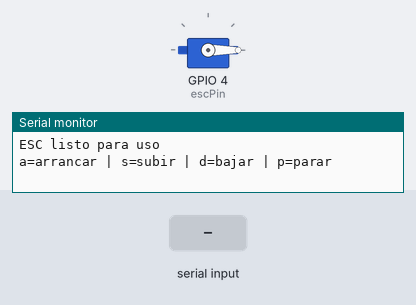
The sketch below on a simulated ESP32-C3. Shown: servo, the last lines printed to the serial monitor. The test bench sets the inputs (shaded band).

Above: at 15.2 s.
15.3 s: "a" received over Serial
At 15.7 s:
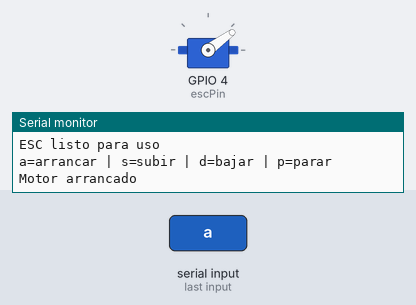
16.8 s: "s" received over Serial
At 18.0 s:
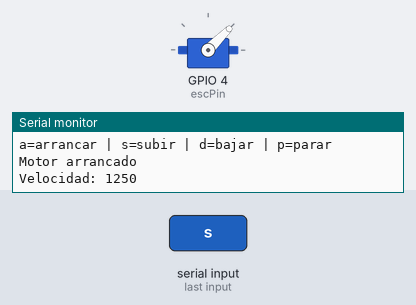
18.3 s: "d" received over Serial
At 19.1 s:
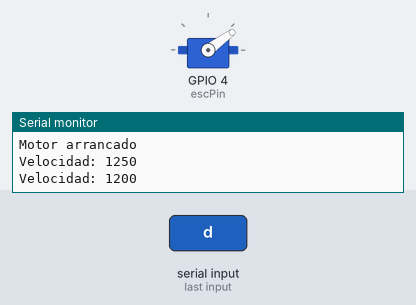
Timing chart, 0 to 21.3 s (numbered marks = the images above; inputs shaded):
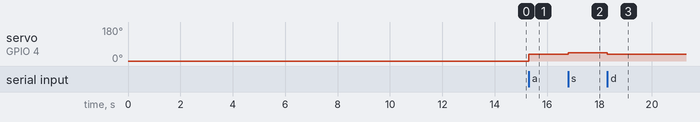

The sketch:

codebrushlessc3.ino
```cpp
// Control ESC con ESP32-C3 Supermini
// Librería requerida: ESP32Servo (instalar desde Library Manager)
#include <ESP32Servo.h>

Servo esc;

const int escPin = 4;

const int ESC_MIN = 1000;
const int ESC_MAX = 2000;

int velocidad = ESC_MIN;

void setup() {
  Serial.begin(115200);
  delay(2000); // Da tiempo a que abras el Serial Monitor

  ESP32PWM::allocateTimer(0);
  esc.setPeriodHertz(50);
  esc.attach(escPin, ESC_MIN, ESC_MAX);
esc.writeMicroseconds(ESC_MIN); // <-- esta línea faltaba
delay(2000); // deja que el ESC inicialice viendo MIN
  Serial.println("===== CALIBRACION DEL ESC =====");
  Serial.println("Presiona 'c' para calibrar o cualquier tecla para saltar");

  // Esperar con timeout de 10 segundos
  unsigned long t = millis();
  while (!Serial.available() && millis() - t < 10000);


  Serial.println("ESC listo para uso");
  Serial.println("a=arrancar | s=subir | d=bajar | p=parar");
}

void loop() {
  if (Serial.available()) {
    char cmd = Serial.read();

    if (cmd == 'a') {
      velocidad = 1200;
      esc.writeMicroseconds(velocidad);
      Serial.println("Motor arrancado");
    }

    if (cmd == 's') {
      velocidad += 50;
      if (velocidad > ESC_MAX) velocidad = ESC_MAX;
      esc.writeMicroseconds(velocidad);
      Serial.print("Velocidad: ");
      Serial.println(velocidad);
    }

    if (cmd == 'd') {
      velocidad -= 50;
      if (velocidad < ESC_MIN) velocidad = ESC_MIN;
      esc.writeMicroseconds(velocidad);
      Serial.print("Velocidad: ");
      Serial.println(velocidad);
    }

    if (cmd == 'p') {
      velocidad = ESC_MIN;
      esc.writeMicroseconds(velocidad);
      Serial.println("Motor detenido");
    }
  }
}
```

Measured:
- after the input at 15.3 s, servo on GPIO 4 (escPin): 0° → 36° at once
- after the input at 16.8 s, servo on GPIO 4 (escPin): 36° → 45° at once
- after the input at 18.3 s, servo on GPIO 4 (escPin): 45° → 36° at once
